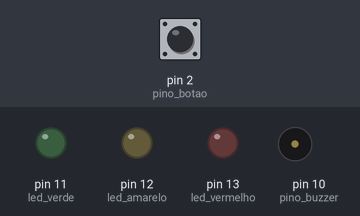
Bench run of a sketch on a simulated Arduino Uno, built with avr-gcc and run on an emulated ATmega328P. On the bench: output pins drawn as LEDs (lit = HIGH), buzzer (waves = sounding). The test bench sets the inputs (shaded band); at power-on: pin 2 (pino_botao) HIGH.

Above: at 1.2 s.
1.3 s: pin 2 (pino_botao) pulled LOW for 0.15 s
At 3.0 s:
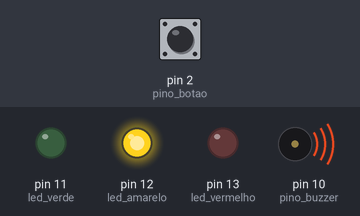
At 8.6 s:
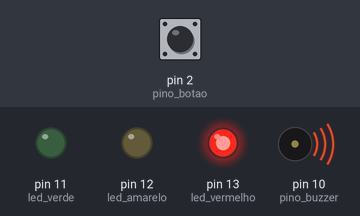
Timing chart, 0 to 18.3 s (numbered marks = the images above; inputs shaded):
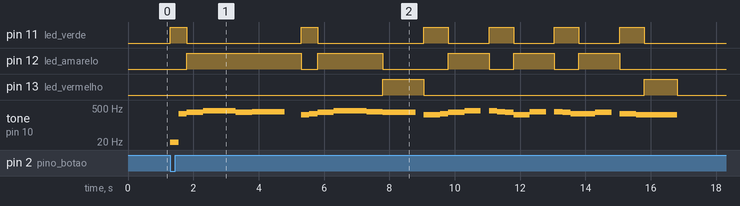

Measured:
- after the input at 1.3 s, pin 11 (led_verde): goes HIGH 0.50 s, LOW 3.5 s, HIGH 0.50 s, LOW 3.3 s, 3 × (HIGH 0.75 s, LOW 1.3 s), HIGH 0.75 s, then LOW, starting at once; pin 12 (led_amarelo): LOW → HIGH after 0.50 s, → LOW 3.5 s later, → HIGH 0.50 s later, → LOW 2.0 s later, … (10 changes in this stretch)

The sketch:

buzzer.ino
```cpp
/*******************************************************************************
  Kit Iniciante para Arduino v8 - Homenagem Luiz Gonzaga
  Reproduzir notas músicais em um buzzer.
*******************************************************************************/
const int pino_buzzer = 10; // pino onde o buzzer está conectado
const int pino_botao = 2;
const int tempo = 1000;
const int led_verde = 11;
const int led_amarelo = 12;
const int led_vermelho = 13;

// Frequencias de cada nota musical
const int c = 261; // Dó
const int d = 293; // Ré
const int e = 329; // Mi
const int f = 349; // Fá
const int g = 391; // Sol
const int a = 440; // Lá
const int b = 493; // Si

int notas[] = {c, d, e, g, g, e, f, f, 0, c, d, e, g, g, f, e, 0, c, c, d, e, g, 0, g, f, e, c, f, 0, f, e, d, d, e, 0, d, d, c, c, 0};
int tempos[] = {4, 4, 2, 2, 2, 2, 2, 2, 2, 4, 4, 2, 2, 2, 2, 1, 4, 4, 4, 4, 2, 2, 4, 4, 4, 4, 2, 2, 4, 4, 4, 4, 2, 2, 4, 4, 4, 4, 1};
int tamanho = 0, i;

void setup()
{
  pinMode(pino_botao, INPUT_PULLUP);
  pinMode(pino_buzzer, OUTPUT); // configura o pino com o buzzer como saída
  pinMode(led_verde, OUTPUT);
  pinMode(led_amarelo, OUTPUT);
  pinMode(led_vermelho, OUTPUT);
  tamanho = sizeof(notas) / 2;
  for (i = 0; i < tamanho; i++)
  {
    tempos[i] = tempo / tempos[i];
  }
}
void loop()
{
  bool estado_botao = digitalRead(pino_botao);
  if (estado_botao == LOW)
  {
    for (i = 0; i < tamanho; i++)
    {
      if (notas[i] == 0)
      {
        noTone(pino_buzzer);
        delay(tempos[i]);
      }
      else
      {
        tone(pino_buzzer, notas[i]);
        if (tempos[i] == 250)
        {
          digitalWrite(led_verde, HIGH);
          digitalWrite(led_amarelo, LOW);
          digitalWrite(led_vermelho, LOW);
        }
        else if (tempos[i] == 500)
        {
          digitalWrite(led_amarelo, HIGH);
          digitalWrite(led_vermelho, LOW);
          digitalWrite(led_verde, LOW);
        }
        else if (tempos[i] == 1000)
        {
          digitalWrite(led_vermelho, HIGH);
          digitalWrite(led_amarelo, LOW);
          digitalWrite(led_verde, LOW);
        }
        else
        {
          digitalWrite(led_verde, LOW);
          digitalWrite(led_amarelo, LOW);
          digitalWrite(led_vermelho, LOW);
        }
        delay(tempos[i]);
      }
    }
    digitalWrite(led_verde, LOW);
    digitalWrite(led_amarelo, LOW);
    digitalWrite(led_vermelho, LOW);
  }
}
```
